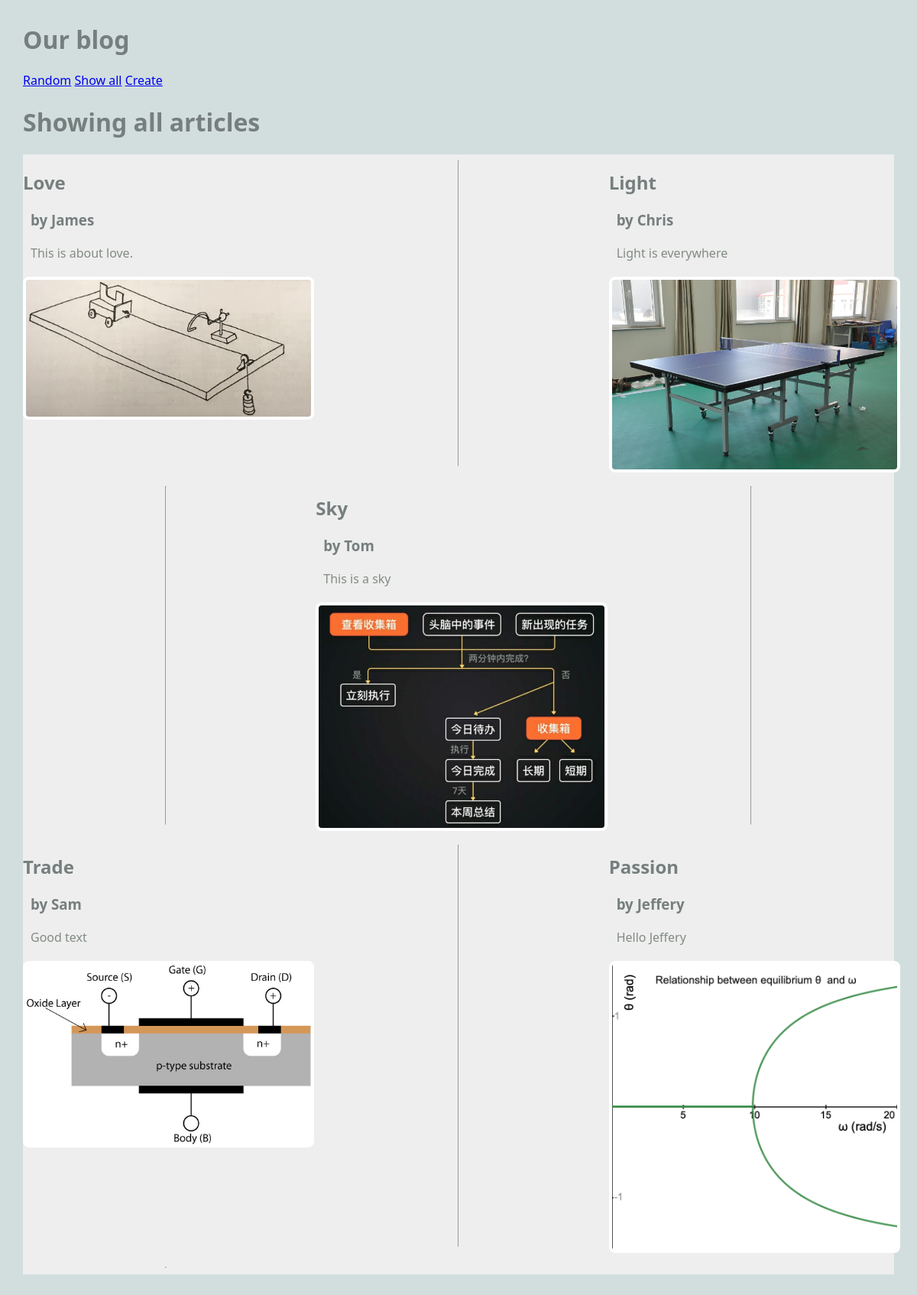
/blog/show_all, run on the app's committed database.
### blog/models.py (models this page shows, shortened)
class Article(models.Model):
    title = models.TextField(blank=True)
    author = models.TextField(blank=True)
    text = models.TextField(blank=True)
    published = models.DateTimeField(auto_now=True)
    image_file = models.ImageField(blank=True)

### blog/views.py (the view)
# urls.py: path("show_all", ShowAllView.as_view(), name="show_all"),
class ShowAllView(ListView):
    model = Article
    template_name = "blog/show_all.html"
    context_object_name = "articles"

### blog/templates/blog/show_all.html
{% extends 'blog/base.html' %}
{% block content %}
<h1>Showing all articles</h1>
<main class="grid-container">
    {% for article in articles %}
    <article>
        <div>
            <h2>{{article.title}}</h2>
            <h3>by {{article.author}}</h3>
            <p>
                {{article.text}}
            </p>
        </div>
        <a href="{% url 'article' article.pk %}">
        {% if article.image_file %}
        <img src="{{article.image_file.url}}" alt="">
        {% else %}
        <h3>No Image</h3>
        {% endif %}
        </a>
    </article>
    <hr>
    {% endfor %}
</main>
{% endblock %}

### static/styles-blog.css (style rules this page uses)
body { margin: 30px; background: #d1dedd; font-family:'Segoe UI', Tahoma, Geneva, Verdana, sans-serif; }
h1, h2, h3 { color: #767f7e; }
p { color: #828b82; }
.grid-container { background: #eee; max-width: 900px; display: grid; grid-template-columns: repeat(3, 1fr); grid-gap: 10px; max-width: 1200px; margin: 20px auto; }
article img, article.featured img { width: 100%; border: 4px solid #fff; border-radius: 8px; }
article p, article h3 { margin: 20px 10px; }

### data on the page
Article: title "Love", author "James", text "This is about love.", image_file (picture)
Article: title "Light", author "Chris", text "Light is everywhere", image_file (picture)
Article: title "Sky", author "Tom", text "This is a sky", image_file (picture)
Article: title "Trade", author "Sam", text "Good text", image_file (picture)
Article: title "Passion", author "Jeffery", text "Hello Jeffery", image_file (picture)
